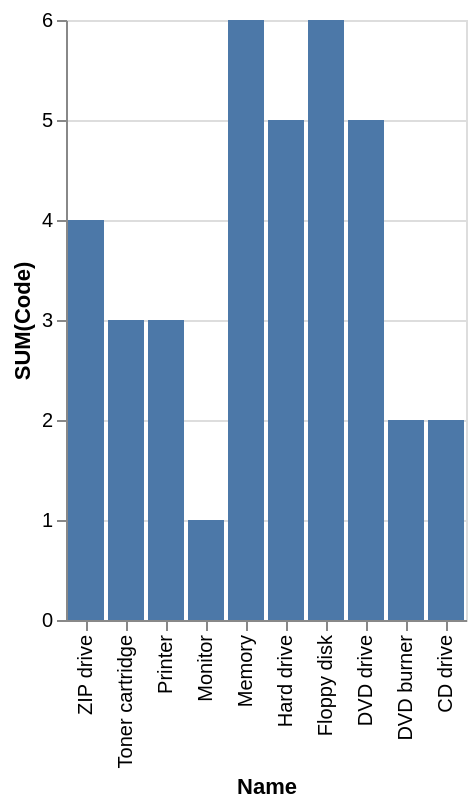

This figure's Vega-Lite source:
### Vega-Lite specification from a JSON file in a GitHub repository (floating-point values rounded to 4 significant figures)
{"data": {"values": [{"x_data": "CD drive", "y_data": 2}, {"x_data": "DVD burner", "y_data": 2}, {"x_data": "DVD drive", "y_data": 5}, {"x_data": "Floppy disk", "y_data": 6}, {"x_data": "Hard drive", "y_data": 5}, {"x_data": "Memory", "y_data": 6}, {"x_data": "Monitor", "y_data": 1}, {"x_data": "Printer", "y_data": 3}, {"x_data": "Toner cartridge", "y_data": 3}, {"x_data": "ZIP drive", "y_data": 4}]}, "mark": "bar", "encoding": {"x": {"field": "x_data", "type": "nominal", "title": "Name", "sort": "descending"}, "y": {"field": "y_data", "type": "quantitative", "title": "SUM(Code)"}}}
